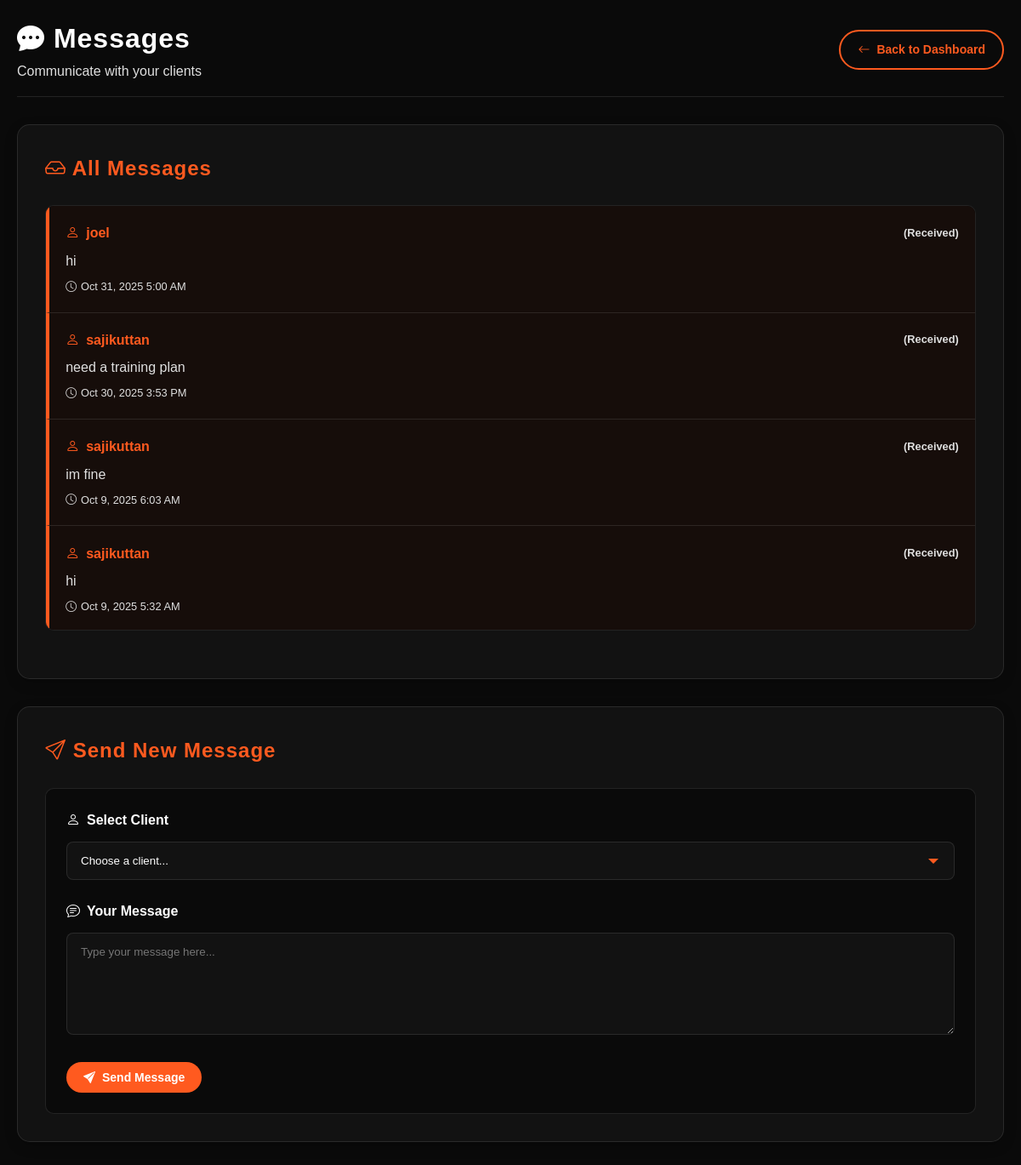
/trainer/messages.php (signed in), run on the app's committed database.
### tables this page shows
CREATE TABLE `messages` (
  `id` int(11) NOT NULL,
  `sender_id` int(11) NOT NULL,
  `receiver_id` int(11) NOT NULL,
  `content` text NOT NULL,
  `sent_at` timestamp NOT NULL DEFAULT current_timestamp()
);

CREATE TABLE `members` (
  `member_id` int(11) NOT NULL,
  `user_id` int(11) NOT NULL,
  `full_name` varchar(100) NOT NULL,
  `dob` date DEFAULT NULL,
  `gender` enum('male','female','other') DEFAULT NULL,
  `phone` varchar(20) DEFAULT NULL,
  `address` text DEFAULT NULL,
  `image` varchar(255) DEFAULT 'default.jpg',
  `join_date` date DEFAULT NULL
);

### trainer/messages.php (the view, shortened to what this page needs)
<?php
require_once '../includes/auth.php';
try {
    $allMessages = $conn->query("
        SELECT m.*, mem.full_name as sender_name
        FROM messages m
        LEFT JOIN members mem ON m.sender_id = mem.user_id
        WHERE m.receiver_id = {$_SESSION['user_id']}
        OR m.sender_id = {$_SESSION['user_id']}
        ORDER BY m.sent_at DESC
    ")->fetchAll();
} catch (PDOException $e) {
    $allMessages = [];
}
?>
<!DOCTYPE html>
<html lang="en">
<head>
    <link rel="stylesheet" href="https://cdn.jsdelivr.net/npm/bootstrap-icons@1.10.3/font/bootstrap-icons.css">
</head>
<body>
    <div class="messages-container">
        <div class="page-header">
            <div>
                <h1><i class="bi bi-chat-dots-fill"></i> Messages</h1>
                <p style="color: var(--text-dark);">Communicate with your clients</p>
            </div>
            <div>
                <a href="dashboard.php" class="btn btn-outline">
                    <i class="bi bi-arrow-left"></i> Back to Dashboard
                </a>
            </div>
        </div>
        <div class="card">
            <h2 style="margin-bottom: 1.5rem; color: var(--primary);">
                <i class="bi bi-inbox"></i> All Messages
            </h2>
            <div class="message-list">
                <?php if(count($allMessages) > 0): ?>
                    <?php foreach($allMessages as $message): ?>
                        <div class="message-item <?= $message['sender_id'] == $_SESSION['user_id'] ? 'sent' : 'received' ?>">
                            <div class="message-sender">
                                <i class="bi bi-person"></i>
                                <?= $message['sender_id'] == $_SESSION['user_id'] ? 'You' : htmlspecialchars($message['sender_name']) ?>
                                <span style="font-size: 0.8rem; color: var(--text-dark); margin-left: auto;">
                                    <?= $message['sender_id'] == $_SESSION['user_id'] ? '(Sent)' : '(Received)' ?>
                                </span>
                            </div>
                            <div class="message-content"><?= htmlspecialchars($message['content']) ?></div>
                            <div class="message-time">
                                <i class="bi bi-clock"></i> <?= date('M j, Y g:i A', strtotime($message['sent_at'])) ?>
                            </div>
                        </div>
                    <?php endforeach; ?>
                <?php endif; ?>
            </div>
        </div>
        <div class="card">
            <h2 style="margin-bottom: 1.5rem; color: var(--primary);">
                <i class="bi bi-send"></i> Send New Message
            </h2>
            <form method="POST" class="message-form">
                <div class="form-group">
                    <label for="receiver_id" class="form-label">
                        <i class="bi bi-person"></i> Select Client
                    </label>
                    <select class="form-select" id="receiver_id" name="receiver_id" required>
                        <option value="">Choose a client...</option>
                    </select>
                </div>
                <div class="form-group">
                    <label for="message_content" class="form-label">
                        <i class="bi bi-chat-text"></i> Your Message
                    </label>
                    <textarea class="form-control" id="message_content" name="message_content" rows="4" placeholder="Type your message here..." required></textarea>
                </div>
                <button type="submit" name="send_message" class="btn">
                    <i class="bi bi-send-fill"></i> Send Message
                </button>
            </form>
        </div>
    </div>
</body>
</html>

### trainer/messages.php (style rules this page uses)
:root { --primary: #FF5A1F; --primary-dark: #E04A14; --dark: #121212; --darker: #0A0A0A; --light: #F8F9FA; --text-dark: #E0E0E0; --text-light: #FFFFFF; --success: #28a745; --info: #17a2b8; --warning: #ffc107; --danger: #dc3545; }
* { margin: 0; padding: 0; box-sizing: border-box; }
body { font-family: 'Montserrat', sans-serif; background-color: var(--darker); color: var(--text-light); line-height: 1.6; min-height: 100vh; padding: 20px; }
h1, h2, h3, h4, h5, h6 { font-family: 'Oswald', sans-serif; font-weight: 700; letter-spacing: 1px; color: var(--text-light); margin-top: 0; }
.messages-container { max-width: 1400px; margin: 0 auto; }
.page-header { display: flex; justify-content: space-between; align-items: center; margin-bottom: 2rem; padding-bottom: 1rem; border-bottom: 1px solid rgba(255,255,255,0.1); }
.btn { display: inline-flex; align-items: center; gap: 8px; padding: 10px 20px; background-color: var(--primary); color: white; text-decoration: none; border-radius: 25px; font-weight: 600; transition: all 0.3s ease; border: none; cursor: pointer; font-size: 14px; }
.btn-outline { background-color: transparent; border: 2px solid var(--primary); color: var(--primary); }
.card { background-color: var(--dark); border-radius: 15px; padding: 2rem; margin-bottom: 2rem; border: 1px solid rgba(255,255,255,0.1); box-shadow: 0 5px 15px rgba(0,0,0,0.2); }
.message-list { max-height: 500px; overflow-y: auto; margin-bottom: 1.5rem; border-radius: 10px; background-color: var(--darker); border: 1px solid rgba(255,255,255,0.1); display: flex; flex-direction: column; }
.message-item { padding: 1.2rem; border-bottom: 1px solid rgba(255,255,255,0.1); transition: background-color 0.3s ease; }
.message-item.received { border-left: 4px solid var(--primary); background-color: rgba(255, 90, 31, 0.05); }
.message-sender { font-weight: 600; color: var(--primary); margin-bottom: 0.5rem; display: flex; align-items: center; gap: 8px; }
.message-content { color: var(--text-dark); margin-bottom: 0.5rem; line-height: 1.5; }
.message-time { font-size: 0.8rem; color: var(--text-dark); display: flex; align-items: center; gap: 5px; }
.message-form { background-color: var(--darker); padding: 1.5rem; border-radius: 10px; border: 1px solid rgba(255,255,255,0.1); }
.form-group { margin-bottom: 1.5rem; }
.form-label { display: block; margin-bottom: 0.8rem; font-weight: 600; color: var(--text-light); display: flex; align-items: center; gap: 8px; }
.form-control, .form-select { width: 100%; padding: 14px 16px; background-color: var(--dark); border: 1px solid rgba(255,255,255,0.1); border-radius: 8px; color: var(--text-light); font-family: 'Montserrat', sans-serif; transition: all 0.3s ease; }
.form-select option { background-color: var(--dark); color: var(--text-light); padding: 10px; }
.form-select { appearance: none; -webkit-appearance: none; -moz-appearance: none; background-repeat: no-repeat; background-position: right 16px center; background-size: 16px; padding-right: 45px; }
textarea.form-control { min-height: 120px; resize: vertical; }

### data on the page
messages: members.full_name "joel", shows "(Received)", content "hi", sent_at "Oct 31, 2025 5:00 AM"
messages: members.full_name "sajikuttan", shows "(Received)", content "need a training plan", sent_at "Oct 30, 2025 3:53 PM"
messages: members.full_name "sajikuttan", shows "(Received)", content "im fine", sent_at "Oct 9, 2025 6:03 AM"
messages: members.full_name "sajikuttan", shows "(Received)", content "hi", sent_at "Oct 9, 2025 5:32 AM"
